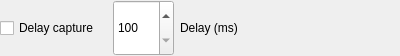
<?xml version="1.0" encoding="UTF-8"?>
<ui version="4.0">
    <class>CaptureDelayWidget</class>
    <widget class="QWidget" name="CaptureDelayWidget">
        <property name="geometry">
            <rect>
                <x>0</x>
                <y>0</y>
                <width>400</width>
                <height>56</height>
            </rect>
        </property>
        <property name="windowTitle">
            <string>Form</string>
        </property>
        <layout class="QHBoxLayout" name="horizontalLayout">
            <property name="leftMargin">
                <number>0</number>
            </property>
            <property name="topMargin">
                <number>0</number>
            </property>
            <property name="rightMargin">
                <number>0</number>
            </property>
            <property name="bottomMargin">
                <number>0</number>
            </property>
            <item>
                <widget class="QCheckBox" name="enable_delay">
                    <property name="text">
                        <string>Delay capture</string>
                    </property>
                </widget>
            </item>
            <item>
                <spacer name="horizontalSpacer_2">
                    <property name="orientation">
                        <enum>Qt::Horizontal</enum>
                    </property>
                    <property name="sizeType">
                        <enum>QSizePolicy::Fixed</enum>
                    </property>
                    <property name="sizeHint" stdset="0">
                        <size>
                            <width>8</width>
                            <height>20</height>
                        </size>
                    </property>
                </spacer>
            </item>
            <item>
                <widget class="QWidget" name="delay_stack" native="true">
                    <layout class="QHBoxLayout" name="delay_stack_layout">
                        <property name="leftMargin">
                            <number>0</number>
                        </property>
                        <property name="topMargin">
                            <number>0</number>
                        </property>
                        <property name="rightMargin">
                            <number>0</number>
                        </property>
                        <property name="bottomMargin">
                            <number>0</number>
                        </property>
                        <item>
                            <widget class="RdpSpinBox" name="capture_delay_spin_box">
                                <property name="sizePolicy">
                                    <sizepolicy hsizetype="Preferred" vsizetype="Preferred">
                                        <horstretch>0</horstretch>
                                        <verstretch>0</verstretch>
                                    </sizepolicy>
                                </property>
                                <property name="minimum">
                                    <number>100</number>
                                </property>
                                <property name="maximum">
                                    <number>10000</number>
                                </property>
                                <property name="singleStep">
                                    <number>100</number>
                                </property>
                            </widget>
                        </item>
                        <item>
                            <widget class="QLabel" name="capture_delay_label">
                                <property name="text">
                                    <string>Delay (ms)</string>
                                </property>
                            </widget>
                        </item>
                        <item>
                            <spacer name="horizontalSpacer">
                                <property name="orientation">
                                    <enum>Qt::Horizontal</enum>
                                </property>
                                <property name="sizeHint" stdset="0">
                                    <size>
                                        <width>153</width>
                                        <height>20</height>
                                    </size>
                                </property>
                            </spacer>
                        </item>
                    </layout>
                </widget>
            </item>
        </layout>
    </widget>
    <customwidgets>
        <customwidget>
            <class>RdpSpinBox</class>
            <extends>QSpinBox</extends>
            <header>common/inc/rdp_spin_box.h</header>
        </customwidget>
    </customwidgets>
    <resources/>
    <connections/>
</ui>
